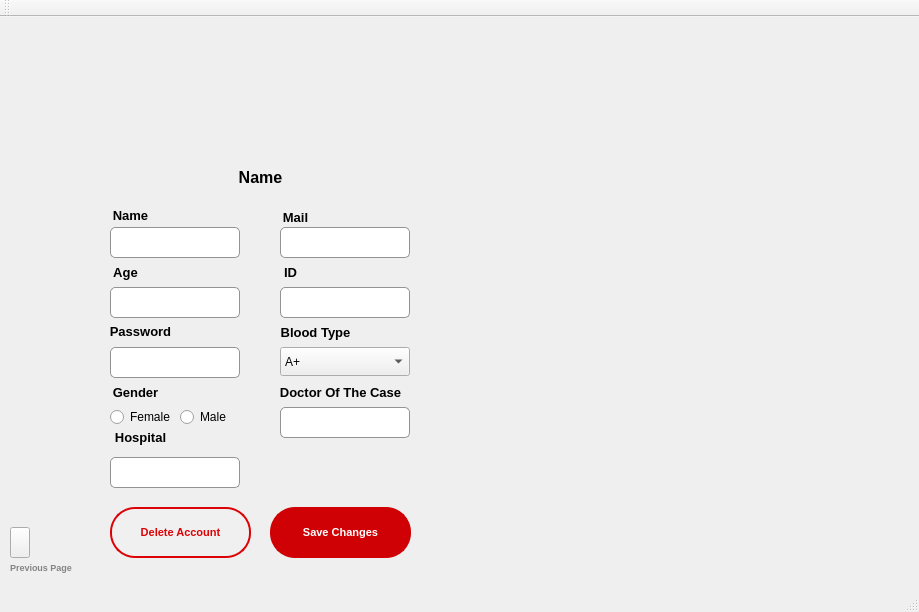
<?xml version="1.0" encoding="UTF-8"?>
<ui version="4.0">
 <class>RecipientProfileClass</class>
 <widget class="QMainWindow" name="RecipientProfileClass">
  <property name="geometry">
   <rect>
    <x>0</x>
    <y>0</y>
    <width>919</width>
    <height>612</height>
   </rect>
  </property>
  <property name="windowTitle">
   <string>Blood Bank Management System</string>
  </property>
  <property name="windowIcon">
   <iconset resource="RecipientReg.qrc">
    <normaloff>:/RecipientReg/toppng.com-blood-donation-png-picture-blood-donation-logo-3209x3905.png</normaloff>:/RecipientReg/toppng.com-blood-donation-png-picture-blood-donation-logo-3209x3905.png</iconset>
  </property>
  <property name="styleSheet">
   <string notr="true"/>
  </property>
  <widget class="QWidget" name="centralWidget">
   <widget class="QLabel" name="pack">
    <property name="geometry">
     <rect>
      <x>0</x>
      <y>0</y>
      <width>921</width>
      <height>561</height>
     </rect>
    </property>
    <property name="styleSheet">
     <string notr="true">background-image:url(:/RecipientReg/bloodd.jpg);</string>
    </property>
    <property name="text">
     <string/>
    </property>
    <property name="pixmap">
     <pixmap resource="RecipientReg.qrc">:/RecipientReg/profile.jpg</pixmap>
    </property>
    <property name="scaledContents">
     <bool>true</bool>
    </property>
   </widget>
   <widget class="QPushButton" name="delete_2">
    <property name="geometry">
     <rect>
      <x>110</x>
      <y>490</y>
      <width>141</width>
      <height>51</height>
     </rect>
    </property>
    <property name="font">
     <font>
      <family>Arial</family>
      <pointsize>8</pointsize>
      <italic>false</italic>
      <bold>true</bold>
     </font>
    </property>
    <property name="cursor">
     <cursorShape>PointingHandCursor</cursorShape>
    </property>
    <property name="toolTip">
     <string>&lt;html&gt;&lt;head/&gt;&lt;body&gt;&lt;p align=&quot;center&quot;&gt;&lt;br/&gt;&lt;/p&gt;&lt;/body&gt;&lt;/html&gt;</string>
    </property>
    <property name="styleSheet">
     <string notr="true">background-color:rgb(240, 240, 240);
border-style:solid;
border-width:2px;
border-color: rgb(220, 3, 6);
border-radius:25px;
color: rgb(220, 3, 6);
font: 700 8pt &quot;Arial&quot;;</string>
    </property>
    <property name="text">
     <string>Delete Account</string>
    </property>
    <property name="checkable">
     <bool>false</bool>
    </property>
    <property name="autoDefault">
     <bool>false</bool>
    </property>
    <property name="default">
     <bool>false</bool>
    </property>
    <property name="flat">
     <bool>false</bool>
    </property>
   </widget>
   <widget class="QLabel" name="femalephoto">
    <property name="geometry">
     <rect>
      <x>220</x>
      <y>70</y>
      <width>80</width>
      <height>80</height>
     </rect>
    </property>
    <property name="styleSheet">
     <string notr="true">border-image:url(:/RecipientReg/—Pngtree—includes set of avatars icons_8537422 (1).png)</string>
    </property>
    <property name="text">
     <string/>
    </property>
   </widget>
   <widget class="QLabel" name="name">
    <property name="geometry">
     <rect>
      <x>160</x>
      <y>145</y>
      <width>201</width>
      <height>31</height>
     </rect>
    </property>
    <property name="font">
     <font>
      <pointsize>12</pointsize>
      <bold>true</bold>
     </font>
    </property>
    <property name="text">
     <string>Name</string>
    </property>
    <property name="alignment">
     <set>Qt::AlignCenter</set>
    </property>
   </widget>
   <widget class="QPushButton" name="save">
    <property name="geometry">
     <rect>
      <x>270</x>
      <y>490</y>
      <width>141</width>
      <height>51</height>
     </rect>
    </property>
    <property name="font">
     <font>
      <family>Arial</family>
      <pointsize>8</pointsize>
      <italic>false</italic>
      <bold>true</bold>
     </font>
    </property>
    <property name="cursor">
     <cursorShape>PointingHandCursor</cursorShape>
    </property>
    <property name="toolTip">
     <string>&lt;html&gt;&lt;head/&gt;&lt;body&gt;&lt;p align=&quot;center&quot;&gt;&lt;br/&gt;&lt;/p&gt;&lt;/body&gt;&lt;/html&gt;</string>
    </property>
    <property name="styleSheet">
     <string notr="true">background-color:rgb(207, 1, 4);
border-style:solid;
border-width:2px;
border-color: rgb(207, 1, 4);
border-radius:25px;
color: white;
font: 700 8pt &quot;Arial&quot;;</string>
    </property>
    <property name="text">
     <string>Save Changes</string>
    </property>
    <property name="checkable">
     <bool>false</bool>
    </property>
    <property name="autoDefault">
     <bool>false</bool>
    </property>
    <property name="default">
     <bool>false</bool>
    </property>
    <property name="flat">
     <bool>false</bool>
    </property>
   </widget>
   <widget class="QLineEdit" name="name_2">
    <property name="geometry">
     <rect>
      <x>110</x>
      <y>210</y>
      <width>130</width>
      <height>31</height>
     </rect>
    </property>
    <property name="styleSheet">
     <string notr="true">background-color:white;
border-style:solid;
border-width:0.5px;
border-color: rgb(147, 147, 147);
border-radius:5px;

font: 700 8pt &quot;Arial&quot;;</string>
    </property>
   </widget>
   <widget class="QLineEdit" name="mail">
    <property name="geometry">
     <rect>
      <x>280</x>
      <y>210</y>
      <width>130</width>
      <height>31</height>
     </rect>
    </property>
    <property name="styleSheet">
     <string notr="true">background-color:white;
border-style:solid;
border-width:0.5px;
border-color: rgb(147, 147, 147);
border-radius:5px;

font: 700 8pt &quot;Arial&quot;;</string>
    </property>
   </widget>
   <widget class="QLineEdit" name="age">
    <property name="geometry">
     <rect>
      <x>110</x>
      <y>270</y>
      <width>130</width>
      <height>31</height>
     </rect>
    </property>
    <property name="styleSheet">
     <string notr="true">background-color:white;
border-style:solid;
border-width:0.5px;
border-color: rgb(147, 147, 147);
border-radius:5px;

font: 700 8pt &quot;Arial&quot;;</string>
    </property>
   </widget>
   <widget class="QLineEdit" name="id">
    <property name="geometry">
     <rect>
      <x>280</x>
      <y>270</y>
      <width>130</width>
      <height>31</height>
     </rect>
    </property>
    <property name="styleSheet">
     <string notr="true">background-color:white;
border-style:solid;
border-width:0.5px;
border-color: rgb(147, 147, 147);
border-radius:5px;

font: 700 8pt &quot;Arial&quot;;</string>
    </property>
   </widget>
   <widget class="QLabel" name="label_3">
    <property name="geometry">
     <rect>
      <x>100</x>
      <y>190</y>
      <width>61</width>
      <height>16</height>
     </rect>
    </property>
    <property name="font">
     <font>
      <pointsize>10</pointsize>
      <bold>true</bold>
     </font>
    </property>
    <property name="text">
     <string>Name</string>
    </property>
    <property name="alignment">
     <set>Qt::AlignCenter</set>
    </property>
   </widget>
   <widget class="QLabel" name="label_4">
    <property name="geometry">
     <rect>
      <x>270</x>
      <y>190</y>
      <width>51</width>
      <height>20</height>
     </rect>
    </property>
    <property name="font">
     <font>
      <pointsize>10</pointsize>
      <bold>true</bold>
     </font>
    </property>
    <property name="text">
     <string>Mail</string>
    </property>
    <property name="alignment">
     <set>Qt::AlignCenter</set>
    </property>
   </widget>
   <widget class="QLabel" name="label_5">
    <property name="geometry">
     <rect>
      <x>90</x>
      <y>240</y>
      <width>71</width>
      <height>31</height>
     </rect>
    </property>
    <property name="font">
     <font>
      <pointsize>10</pointsize>
      <bold>true</bold>
     </font>
    </property>
    <property name="text">
     <string>Age</string>
    </property>
    <property name="alignment">
     <set>Qt::AlignCenter</set>
    </property>
   </widget>
   <widget class="QLabel" name="label_6">
    <property name="geometry">
     <rect>
      <x>270</x>
      <y>240</y>
      <width>41</width>
      <height>31</height>
     </rect>
    </property>
    <property name="font">
     <font>
      <pointsize>10</pointsize>
      <bold>true</bold>
     </font>
    </property>
    <property name="text">
     <string>ID</string>
    </property>
    <property name="alignment">
     <set>Qt::AlignCenter</set>
    </property>
   </widget>
   <widget class="QLabel" name="label_7">
    <property name="geometry">
     <rect>
      <x>260</x>
      <y>300</y>
      <width>111</width>
      <height>31</height>
     </rect>
    </property>
    <property name="font">
     <font>
      <pointsize>10</pointsize>
      <bold>true</bold>
     </font>
    </property>
    <property name="text">
     <string>Blood Type</string>
    </property>
    <property name="alignment">
     <set>Qt::AlignCenter</set>
    </property>
   </widget>
   <widget class="QLineEdit" name="pass">
    <property name="geometry">
     <rect>
      <x>110</x>
      <y>330</y>
      <width>130</width>
      <height>31</height>
     </rect>
    </property>
    <property name="styleSheet">
     <string notr="true">background-color:white;
border-style:solid;
border-width:0.5px;
border-color: rgb(147, 147, 147);
border-radius:5px;

font: 700 8pt &quot;Arial&quot;;</string>
    </property>
    <property name="echoMode">
     <enum>QLineEdit::Password</enum>
    </property>
    <property name="cursorMoveStyle">
     <enum>Qt::LogicalMoveStyle</enum>
    </property>
   </widget>
   <widget class="QLabel" name="label_8">
    <property name="geometry">
     <rect>
      <x>90</x>
      <y>299</y>
      <width>101</width>
      <height>31</height>
     </rect>
    </property>
    <property name="font">
     <font>
      <pointsize>10</pointsize>
      <bold>true</bold>
     </font>
    </property>
    <property name="text">
     <string>Password</string>
    </property>
    <property name="alignment">
     <set>Qt::AlignCenter</set>
    </property>
   </widget>
   <widget class="QLabel" name="label_9">
    <property name="geometry">
     <rect>
      <x>280</x>
      <y>360</y>
      <width>121</width>
      <height>31</height>
     </rect>
    </property>
    <property name="font">
     <font>
      <pointsize>10</pointsize>
      <bold>true</bold>
     </font>
    </property>
    <property name="text">
     <string>Doctor Of The Case</string>
    </property>
    <property name="alignment">
     <set>Qt::AlignCenter</set>
    </property>
   </widget>
   <widget class="QLabel" name="label_10">
    <property name="geometry">
     <rect>
      <x>100</x>
      <y>365</y>
      <width>71</width>
      <height>21</height>
     </rect>
    </property>
    <property name="font">
     <font>
      <pointsize>10</pointsize>
      <bold>true</bold>
     </font>
    </property>
    <property name="text">
     <string>Gender</string>
    </property>
    <property name="alignment">
     <set>Qt::AlignCenter</set>
    </property>
   </widget>
   <widget class="QComboBox" name="blood">
    <property name="geometry">
     <rect>
      <x>280</x>
      <y>330</y>
      <width>130</width>
      <height>29</height>
     </rect>
    </property>
    <item>
     <property name="text">
      <string>A+</string>
     </property>
    </item>
    <item>
     <property name="text">
      <string>A-</string>
     </property>
    </item>
    <item>
     <property name="text">
      <string>B+</string>
     </property>
    </item>
    <item>
     <property name="text">
      <string>B-</string>
     </property>
    </item>
    <item>
     <property name="text">
      <string>O+</string>
     </property>
    </item>
    <item>
     <property name="text">
      <string>O-</string>
     </property>
    </item>
    <item>
     <property name="text">
      <string>AB+</string>
     </property>
    </item>
    <item>
     <property name="text">
      <string>AB-</string>
     </property>
    </item>
   </widget>
   <widget class="QRadioButton" name="f">
    <property name="geometry">
     <rect>
      <x>110</x>
      <y>390</y>
      <width>61</width>
      <height>20</height>
     </rect>
    </property>
    <property name="text">
     <string>Female</string>
    </property>
   </widget>
   <widget class="QRadioButton" name="m">
    <property name="geometry">
     <rect>
      <x>180</x>
      <y>390</y>
      <width>61</width>
      <height>20</height>
     </rect>
    </property>
    <property name="text">
     <string>Male</string>
    </property>
   </widget>
   <widget class="QPushButton" name="back">
    <property name="geometry">
     <rect>
      <x>10</x>
      <y>510</y>
      <width>20</width>
      <height>31</height>
     </rect>
    </property>
    <property name="cursor">
     <cursorShape>PointingHandCursor</cursorShape>
    </property>
    <property name="styleSheet">
     <string notr="true">border-image:url(:/RecipientReg/pngwing.com (57).png);</string>
    </property>
    <property name="text">
     <string/>
    </property>
   </widget>
   <widget class="QLabel" name="label_2">
    <property name="geometry">
     <rect>
      <x>10</x>
      <y>540</y>
      <width>71</width>
      <height>20</height>
     </rect>
    </property>
    <property name="font">
     <font>
      <pointsize>7</pointsize>
      <bold>true</bold>
     </font>
    </property>
    <property name="cursor">
     <cursorShape>ArrowCursor</cursorShape>
    </property>
    <property name="styleSheet">
     <string notr="true">color:rgb(132, 132, 132)</string>
    </property>
    <property name="text">
     <string>Previous Page</string>
    </property>
   </widget>
   <widget class="QLabel" name="malephoto">
    <property name="geometry">
     <rect>
      <x>220</x>
      <y>70</y>
      <width>80</width>
      <height>80</height>
     </rect>
    </property>
    <property name="styleSheet">
     <string notr="true">border-image:url(:/RecipientReg/—Pngtree—includes set of avatars icons_8537422 (2).png)</string>
    </property>
    <property name="text">
     <string/>
    </property>
   </widget>
   <widget class="QLineEdit" name="doctor">
    <property name="geometry">
     <rect>
      <x>280</x>
      <y>390</y>
      <width>130</width>
      <height>31</height>
     </rect>
    </property>
    <property name="styleSheet">
     <string notr="true">background-color:white;
border-style:solid;
border-width:0.5px;
border-color: rgb(147, 147, 147);
border-radius:5px;

font: 700 8pt &quot;Arial&quot;;</string>
    </property>
    <property name="echoMode">
     <enum>QLineEdit::Password</enum>
    </property>
    <property name="cursorMoveStyle">
     <enum>Qt::LogicalMoveStyle</enum>
    </property>
   </widget>
   <widget class="QLineEdit" name="hospital">
    <property name="geometry">
     <rect>
      <x>110</x>
      <y>440</y>
      <width>130</width>
      <height>31</height>
     </rect>
    </property>
    <property name="styleSheet">
     <string notr="true">background-color:white;
border-style:solid;
border-width:0.5px;
border-color: rgb(147, 147, 147);
border-radius:5px;

font: 700 8pt &quot;Arial&quot;;</string>
    </property>
    <property name="echoMode">
     <enum>QLineEdit::Password</enum>
    </property>
    <property name="cursorMoveStyle">
     <enum>Qt::LogicalMoveStyle</enum>
    </property>
   </widget>
   <widget class="QLabel" name="label_11">
    <property name="geometry">
     <rect>
      <x>80</x>
      <y>400</y>
      <width>121</width>
      <height>41</height>
     </rect>
    </property>
    <property name="font">
     <font>
      <pointsize>10</pointsize>
      <bold>true</bold>
     </font>
    </property>
    <property name="text">
     <string>Hospital</string>
    </property>
    <property name="alignment">
     <set>Qt::AlignCenter</set>
    </property>
   </widget>
  </widget>
  <widget class="QMenuBar" name="menuBar">
   <property name="geometry">
    <rect>
     <x>0</x>
     <y>0</y>
     <width>919</width>
     <height>22</height>
    </rect>
   </property>
  </widget>
  <widget class="QToolBar" name="mainToolBar">
   <attribute name="toolBarArea">
    <enum>TopToolBarArea</enum>
   </attribute>
   <attribute name="toolBarBreak">
    <bool>false</bool>
   </attribute>
  </widget>
  <widget class="QStatusBar" name="statusBar"/>
 </widget>
 <layoutdefault spacing="6" margin="11"/>
 <resources>
  <include location="RecipientReg.qrc"/>
 </resources>
 <connections/>
</ui>
